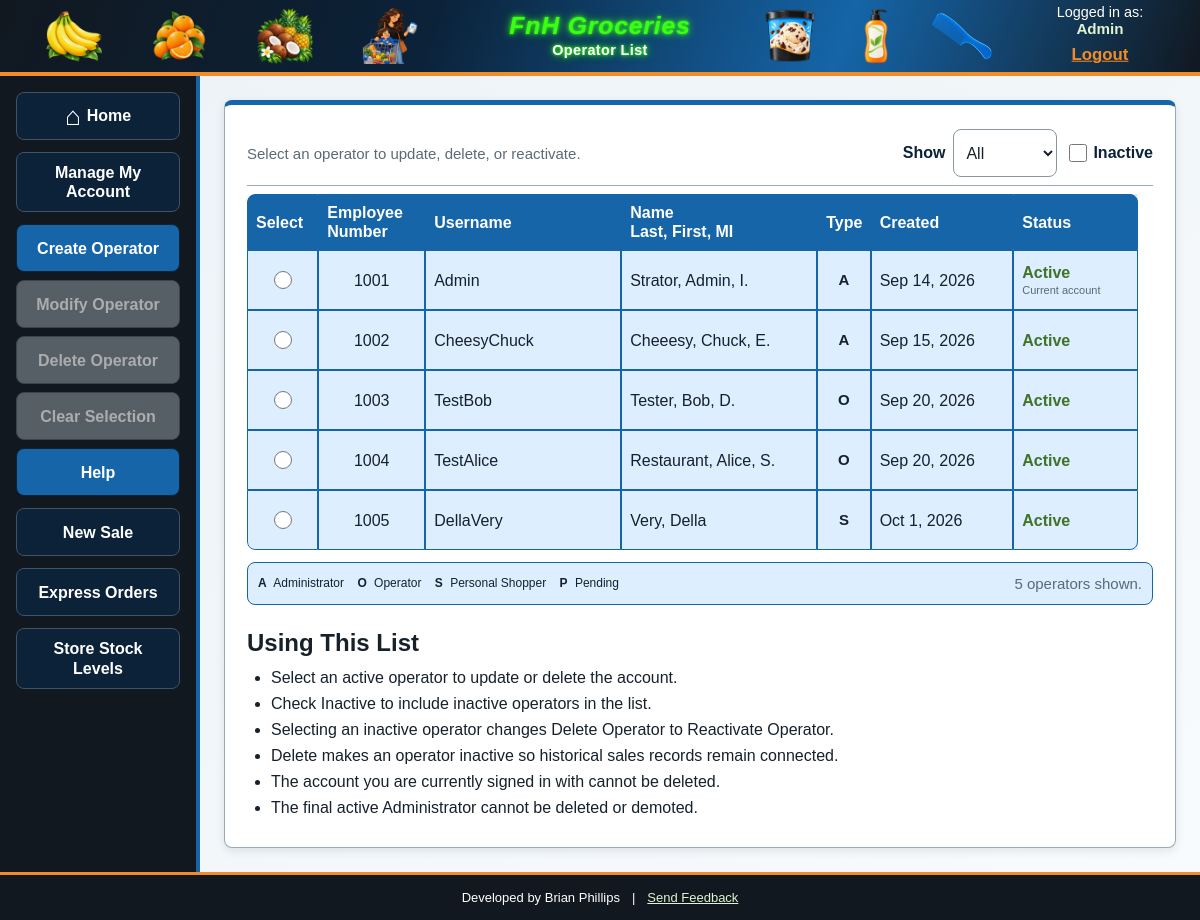
Page /operators/operator_list.php (signed in) on the committed database.
### tables this page shows
CREATE TABLE operator (
	OperatorID int NOT NULL AUTO_INCREMENT PRIMARY KEY,
	StoreID int NOT NULL,
	EmployeeNumber int DEFAULT NULL UNIQUE,
	Username varchar(50) NOT NULL UNIQUE,
	PasswordHash varchar(255) NOT NULL,
	FirstName varchar(60) NOT NULL,
	MiddleInitial char(1) DEFAULT NULL,
	LastName varchar(60) NOT NULL,
	Email varchar(120) NOT NULL UNIQUE,
	Phone char(10) DEFAULT NULL,
	Role enum('Pending','Administrator','Operator','Personal Shopper') NOT NULL DEFAULT 'Pending',
	HireDate date DEFAULT NULL,
	Active tinyint(1) NOT NULL DEFAULT 1,
	CreatedAt timestamp NOT NULL DEFAULT CURRENT_TIMESTAMP,
	INDEX idx_operator_name (LastName, FirstName),
	INDEX idx_operator_store (StoreID),
	FOREIGN KEY (StoreID) REFERENCES store(StoreID),
	CONSTRAINT chk_operator_phone CHECK (Phone IS NULL OR Phone REGEXP '^[0-9]{10}$')
);

### includes/access_control.php (called while the page is built, shortened)
<?php
function escapeOutput($value)
{
    return htmlspecialchars(
        (string) $value,
        ENT_QUOTES,
        'UTF-8'
    );
}

### operators/operator_list.php (the view, shortened to what this page needs)
<?php
require_once __DIR__ . '/../includes/access_control.php';
$databaseConnection = connectDatabase();
$roleFilter =
    $_GET['role']
    ?? 'all';
$showInactive =
    ($_GET['show_inactive'] ?? '')
    ===
    '1';
$showAllRoles =
    $roleFilter === 'all';
$operatorListStatement =
    $databaseConnection->prepare(
        '
        SELECT
            OperatorID,
            EmployeeNumber,
            Username,
            FirstName,
            LastName,
            FullName,
            Role,
            Active,
            CreatedAt
        FROM vw_operatorlist
        WHERE
            (:showInactive = 1 OR Active = 1)
            AND
            (:showAllRoles = 1 OR Role = :roleFilter)
        ORDER BY
            EmployeeNumber ASC,
            Username ASC
        '
    );
$operatorListStatement->execute([
    ':showInactive' => $showInactive ? 1 : 0,
    ':showAllRoles' => $showAllRoles ? 1 : 0,
    ':roleFilter' => $roleFilter
]);
$operatorRecords =
    $operatorListStatement->fetchAll();
require __DIR__ . '/../includes/header.php';
?>
<section class="content-panel operator-list-panel">
    <div class="page-intro operator-list-intro">
        <div class="operator-list-heading">
            <p>
                Select an operator to update, delete, or reactivate.
            </p>
        </div>
        <form
            method="get"
            class="operator-filter-form"
        >
            <div class="operator-filter-field">
                <label for="roleFilter">
                    Show
                </label>
                <select
                    id="roleFilter"
                    name="role"
                    onchange="this.form.submit()"
                >
                    <option
                        value="all"
                        <?= $roleFilter === 'all' ? 'selected' : '' ?>
                    >
                        All
                    </option>
                </select>
            </div>
            <div class="operator-filter-field">
                <label
                    for="showInactive"
                    class="operator-inactive-label"
                >
                    <input
                        type="checkbox"
                        id="showInactive"
                        name="show_inactive"
                        value="1"
                        <?= $showInactive ? 'checked' : '' ?>
                        onchange="this.form.submit()"
                    >
                    <span>
                        Inactive
                    </span>
                </label>
            </div>
        </form>
    </div>
    <form
        id="operatorSelectionForm"
        method="post"
        class="operator-selection-form"
    >
        <?php if (count($operatorRecords) === 0): ?>
            <div class="operator-table-empty">
                No operators were found.
            </div>
        <?php else: ?>
            <div
                class="table-container"
                tabindex="0"
                aria-label="Operator list. Scroll horizontally if needed."
            >
                <table class="operator-table">
                    <colgroup>
                        <col class="operator-column-select">
                        <col class="operator-column-employee">
                        <col class="operator-column-username">
                        <col class="operator-column-name">
                        <col class="operator-column-role">
                        <col class="operator-column-created">
                        <col class="operator-column-status">
                    </colgroup>
                    <thead>
                        <tr>
                            <th class="operator-heading-select">
                                Select
                            </th>
                            <th class="operator-heading-employee">
                                <span>
                                    Employee
                                </span>
                                <span class="operator-heading-second-line">
                                    Number
                                </span>
                            </th>
                            <th>
                                Username
                            </th>
                            <th>
                                <span>
                                    Name
                                </span>
                                <span class="operator-heading-second-line">
                                    Last, First, MI
                                </span>
                            </th>
                            <th>
                                Type
                            </th>
                            <th>
                                Created
                            </th>
                            <th>
                                Status
                            </th>
                        </tr>
                    </thead>
                    <tbody>
                        <?php foreach ($operatorRecords as $operatorRecord): ?>
                            <?php
                            $isCurrentOperator =
                                (int) $operatorRecord['OperatorID']
                                ===
                                (int) $_SESSION['operator_id'];
                            $isActiveOperator =
                                (int) $operatorRecord['Active']
                                ===
                                1;
                            $radioClass =
                                'operator-select-radio';
                            if ($isCurrentOperator) {
                                $radioClass .=
                                    ' operator-select-radio-protected operator-select-radio-current';
                            }
                            $createdAtDisplay =
                                $operatorRecord['CreatedAt']
                                    ? date(
                                        'M j, Y',
                                        strtotime(
                                            $operatorRecord['CreatedAt']
                                        )
                                    )
                                    : '';
                            $roleCodes =
                                [
                                    'Administrator' => 'A',
                                    'Operator' => 'O',
                                    'Personal Shopper' => 'S',
                                    'Pending' => 'P'
                                ];
                            $roleCode =
                                $roleCodes[$operatorRecord['Role']]
                                ?? '?';
                            ?>
                            <tr>
                                <td class="operator-select-cell">
                                    <label
                                        class="operator-radio-label"
                                        for="operator_<?= (int) $operatorRecord['OperatorID'] ?>"
                                    >
                                        <input
                                            type="radio"
                                            id="operator_<?= (int) $operatorRecord['OperatorID'] ?>"
                                            name="id"
                                            value="<?= (int) $operatorRecord['OperatorID'] ?>"
                                            class="<?= $radioClass ?>"
                                            data-active="<?= $isActiveOperator ? '1' : '0' ?>"
                                            data-current="<?= $isCurrentOperator ? '1' : '0' ?>"
                                            required
                                        >
                                    </label>
                                </td>
                                <td class="operator-employee-cell">
                                    <?= escapeOutput($operatorRecord['EmployeeNumber']) ?>
                                </td>
                                <td class="operator-username-cell">
                                    <?= escapeOutput($operatorRecord['Username']) ?>
                                </td>
                                <td class="operator-name-cell">
                                    <?= escapeOutput($operatorRecord['FullName']) ?>
                                </td>
                                <td class="operator-role-cell">
                                    <span
                                        class="operator-role-code"
                                        title="<?= escapeOutput($operatorRecord['Role']) ?>"
                                    >
                                        <?= escapeOutput($roleCode) ?>
                                    </span>
                                </td>
                                <td class="operator-created-cell">
                                    <?= escapeOutput($createdAtDisplay) ?>
                                </td>
                                <td class="operator-status-cell">
                                    <?php if ($isActiveOperator): ?>
                                        <span class="status-active">
                                            Active
                                        </span>
                                    <?php else: ?>
                                        <span class="status-inactive">
                                            Inactive
                                        </span>
                                    <?php endif; ?>
                                    <?php if ($isCurrentOperator): ?>
                                        <span class="status-context">
                                            Current account
                                        </span>
                                    <?php endif; ?>
                                </td>
                            </tr>
                        <?php endforeach; ?>
                    </tbody>
                </table>
            </div>
            <div class="operator-role-key">
                <span class="operator-role-key-items">
                    <strong>A</strong> Administrator
                    &nbsp;&nbsp;
                    <strong>O</strong> Operator
                    &nbsp;&nbsp;
                    <strong>S</strong> Personal Shopper
                    &nbsp;&nbsp;
                    <strong>P</strong> Pending
                </span>
                <span class="operator-list-count">
                    <?= count($operatorRecords) ?>
                    operator<?= count($operatorRecords) === 1 ? '' : 's' ?> shown.
                </span>
            </div>
        <?php endif; ?>
    </form>
    <div
        id="operatorListHelp"
        class="operator-list-help"
    >
        <h2>
            Using This List
        </h2>
        <ul>
            <li>
                Select an active operator to update or delete the account.
            </li>
            <li>
                Check Inactive to include inactive operators in the list.
            </li>
            <li>
                Selecting an inactive operator changes Delete Operator to Reactivate Operator.
            </li>
            <li>
                Delete makes an operator inactive so historical sales records remain connected.
            </li>
            <li>
                The account you are currently signed in with cannot be deleted.
            </li>
            <li>
                The final active Administrator cannot be deleted or demoted.
            </li>
        </ul>
    </div>
</section>
<?php
require __DIR__ . '/../includes/footer.php';
?>

### assets/css/styles.css (style rules this page uses)
:root { --shared-blue-color: #1565a8; --theme-primary-dark-color: #0b2239; --theme-primary-light-color: #dceeff; --theme-black-color: #111820; --theme-orange-color: #f28c28; --theme-orange-dark-color: #c9660e; --theme-light-green-color: #dff3cf; --theme-green-color: #5f913e; --neon-green-color: #39ff14; --page-background-color: #edf3f7; --page-background-light-color: #f8fbfd; --panel-background-color: #ffffff; --main-text-color: #17212b; --secondary-text-color: #5d6973; --standard-border-color: #9aa9b5; --input-border-color: #8997a3; --navigation-border-color: #405364; --navigation-text-color: #d9e1e7; --success-color: #417326; --success-background-color: #e7f5dd; --danger-color: #a33131; --danger-background-color: #f9e4e4; --danger-border-color: #d9aaaa; --warning-background-color: #fff0d7; --warning-border-color: #e3b76d; --information-background-color: #e5f1fb; --disabled-background-color: #737b82; --disabled-border-color: #4d5459; --disabled-text-color: #e6e6e6; --minimum-touch-size: 3rem; --spacing-large: 1.5rem; --standard-border-radius: 0.5rem; --maximum-content-width: 68.75rem; --form-panel-width: 56.25rem; --main-action-button-width: 13.75rem; }
* { box-sizing: border-box; }
html, body { width: 100%; height: 100%; margin: 0; }
html { font-size: 100%; }
body { font-family: Arial, Helvetica, sans-serif; color: var(--main-text-color); background: var(--page-background-color); }
input, select, button { font: inherit; }
.content-panel { width: 100%; max-width: var(--maximum-content-width); margin: 0 auto; padding: 1rem; background: var(--panel-background-color); border: 0.0625rem solid var(--standard-border-color); border-top: 0.3125rem solid var(--shared-blue-color); border-radius: var(--standard-border-radius); box-shadow: 0 0.1875rem 0.625rem rgba(15, 30, 45, 0.10); }
.page-intro { width: 100%; margin: 0 0 1rem; padding: 0.125rem 0 0.75rem; border-bottom: 0.0625rem solid var(--standard-border-color); text-align: center; }
.page-intro p { margin: 0; color: var(--secondary-text-color); font-size: 0.9375rem; line-height: 1.4; }
input, select { width: 100%; min-height: var(--minimum-touch-size); padding: 0.625rem 0.75rem; border: 0.0625rem solid var(--input-border-color); border-radius: var(--standard-border-radius); background: white; color: var(--main-text-color); font-size: 1rem; }
@media (min-width: 40rem) { .content-panel { padding: 1.25rem; } }
@media (min-width: 64rem) { .content-panel { padding: 1.375rem; } }

### assets/css/layout.css (style rules this page uses)
:root { --header-height: 4.75rem; --footer-height: 3rem; --navigation-width: 10rem; --page-content-padding: 0.75rem; --header-title-clearance: 5.5rem; --header-user-space: 9rem; }
body { display: grid; grid-template-rows: var(--header-height) minmax(0, 1fr) var(--footer-height); overflow: hidden; }
@media (min-width: 40rem) { :root { --navigation-width: 11rem; --page-content-padding: 1rem; --header-title-clearance: 7rem; --header-user-space: 10rem; } }
@media (min-width: 64rem) { :root { --navigation-width: 12.5rem; --page-content-padding: 1.5rem; --header-title-clearance: 8.5rem; --header-user-space: 11.5rem; } }

### rows in the picture
operator: OperatorID "☐ Select Admin", EmployeeNumber "1001", Username "Admin", FullName "Strator, Admin, I.", Role "A", CreatedAt "Sep 14, 2026", shows "Active", shows "Current account"
operator: OperatorID "☐ Select CheesyChuck", EmployeeNumber "1002", Username "CheesyChuck", FullName "Cheeesy, Chuck, E.", Role "A", CreatedAt "Sep 15, 2026", shows "Active"
operator: OperatorID "☐ Select TestBob", EmployeeNumber "1003", Username "TestBob", FullName "Tester, Bob, D.", Role "O", CreatedAt "Sep 20, 2026", shows "Active"
operator: OperatorID "☐ Select TestAlice", EmployeeNumber "1004", Username "TestAlice", FullName "Restaurant, Alice, S.", Role "O", CreatedAt "Sep 20, 2026", shows "Active"
operator: OperatorID "☐ Select DellaVery", EmployeeNumber "1005", Username "DellaVery", FullName "Very, Della", Role "S", CreatedAt "Oct 1, 2026", shows "Active"

### other values in the picture
escapeOutput($headerPageTitle) "Operator List"
escapeOutput($headerUsername) "Admin"
escapeOutput($saleNavigationLabel) "New Sale"
count($operatorRecords) "5"
escapeOutput(DEVELOPER_NAME) "Brian Phillips"
